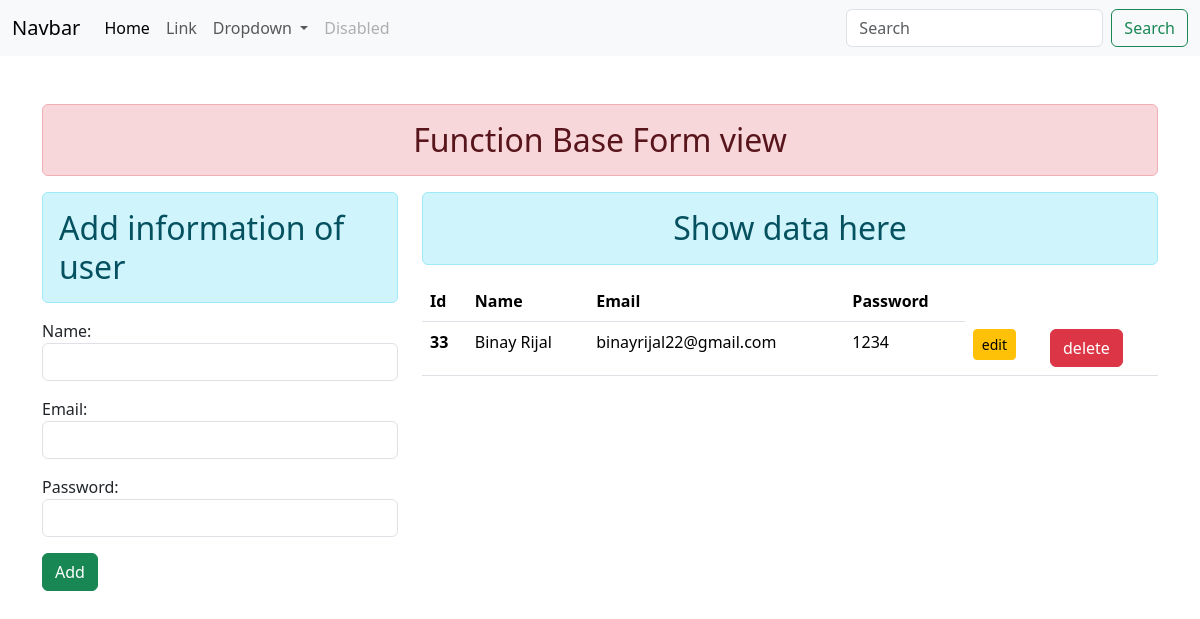
/view/, run on an earlier commit of the app's database.
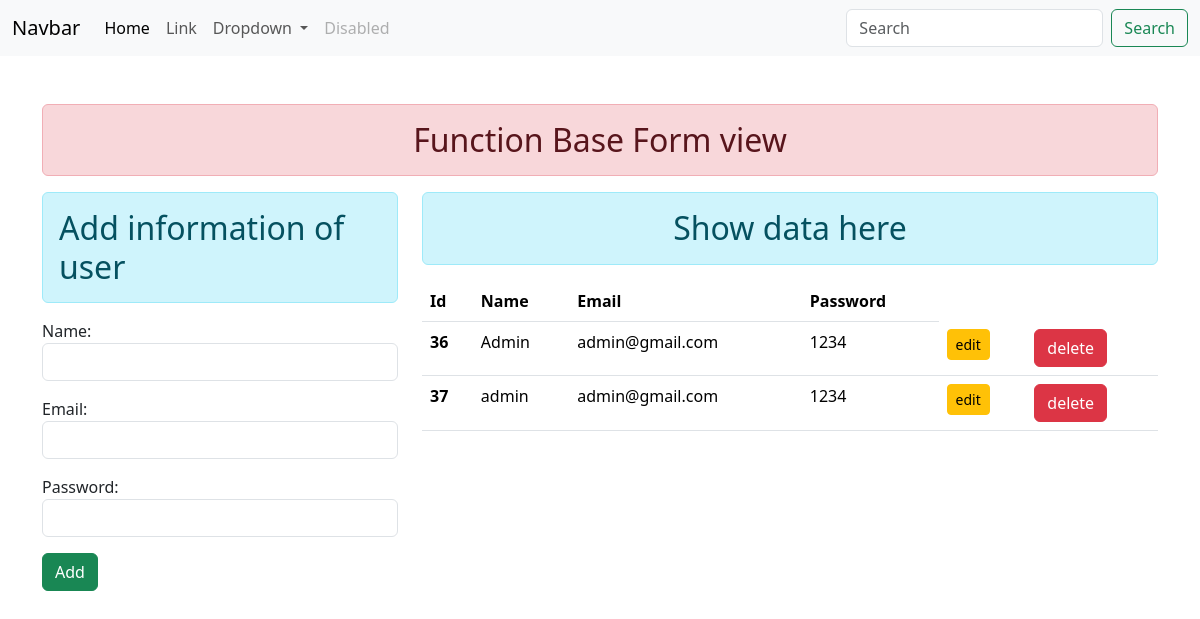
And on a later commit of the database.
### crudstart/models.py (models this page shows)
class User(models.Model):
    name=models.CharField(max_length=100)
    email=models.EmailField(max_length=30)
    password=models.CharField(max_length=50)

### crudstart/views.py (the view)
# urls.py: path('view/',addshow,name="addshow"),
def addshow(request):
    if request.method=='POST':
        fo=UserRegistration(request.POST)
        if fo.is_valid():
            fo.save()
            fo=UserRegistration()
    else:
        fo=UserRegistration()
    regr=User.objects.all()
    return render(request,'addandshow.html', {'fobj':fo,'regs':regr} )

### crudstart/form.py
class UserRegistration(forms.ModelForm):
    class Meta:
        model=User
        fields='__all__'
        widgets={
        'name': forms.TextInput( attrs= {'class':'form-control'}),
        'email': forms.TextInput(attrs= {'class':'form-control'}),
        'password': forms.PasswordInput(render_value=True,attrs= {'class':'form-control'}),
         }

### crudstart/templates/addandshow.html (shortened to what this page needs)
{%extends 'base.html'%}
{% block content %}
<div class="row">
    <div class="col-sm-4">
        <h2 class="text-align-center alert alert-info">Add information of user</h2>
        <form action="{%url 'addshow'%}" method="POST">
        {{fobj.as_p}}
        <input type="submit" class="btn btn-success" value="Add">
        </form>
    </div>
    <div class="col-sm-8">
        <h2 class="text-center alert alert-info">Show data here</h2>
        {%if regs %}
        <table class="table table-hover">
            <thead>
                <tr>
                    <th class="col">Id</th>
                    <th class="col">Name</th>
                    <th class="col">Email</th>
                    <th class="col">Password</th>
                </tr>
            </thead>
            <tbody>
                {%for reg in regs%}
                <tr>
                    <th scope="row">{{reg.id}}</th>
                    <td>{{reg.name}}</td>
                    <td>{{reg.email}}</td>
                    <td>{{reg.password}}</td>
                    <td><a href="{% url 'updatedata' reg.id %}" class="btn btn-warning btn-sm">edit</a></td>
                    <td>
                        <form action="{% url 'deletedata' reg.id %}" method="post" class="d-line">{%csrf_token%}
                          <input type="submit" name="submit" class="btn btn-danger" value="delete"/>
                        </form>
                    </td>
                </tr>
                {%endfor%}
            </tbody>
        </table>
        {% else %}
        <h3>no record available</h3>
        {% endif %}
    </div>
</div>
{%endblock content%}

What changed in the data, as far as the page shows it:
removed User: id "33", name "Binay Rijal", email "binayrijal22@gmail.com", password "1234"
added User: id "36", name "Admin", email "admin@gmail.com", password "1234"
added User: id "37", name "admin", email "admin@gmail.com", password "1234"
